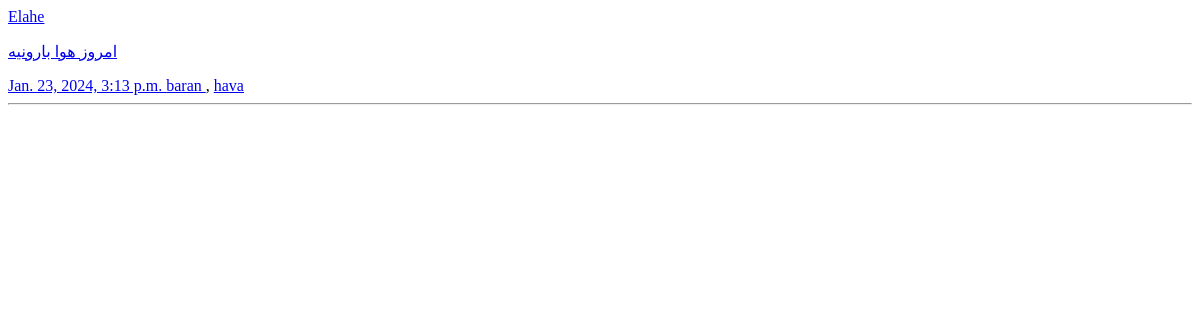
The app's page /posts/, older data.
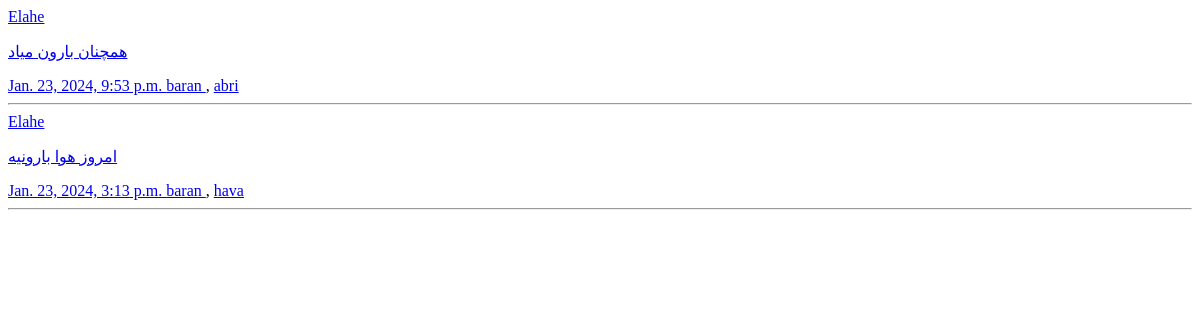
The same page, newer data.
### social/models.py (models this page shows, shortened)
class Post(models.Model):
    author = models.ForeignKey(User, on_delete=models.CASCADE, related_name="user_posts", verbose_name="نویسنده")
    description = models.TextField(verbose_name="متن پست")
    tags = TaggableManager()
    created = models.DateTimeField(auto_now_add=True)
    updated = models.DateTimeField(auto_now=True)
    class Meta:
        ordering = ['-created']
        indexes = [
            models.Index(fields=['-created'])
        ]
        verbose_name = "پست"
        verbose_name_plural = "پست ها"
    def get_absolute_url(self):
        return reverse('social:post_detail', args=[self.id])

class User(AbstractUser):
    date_of_birth = models.DateField(blank= True, null= True)
    bio = models.TextField(blank= True, null= True)
    photo = models.ImageField(upload_to="account_images/", blank= True, null= True)
    job = models.CharField(max_length= 250, blank= True, null= True)
    phone = models.CharField(max_length= 11, blank= True, null= True)

### social/views.py (the view)
# urls.py: path('posts/', views.post_list, name="post_list"),
def post_list(request, tag_slug=None):
    posts = Post.objects.all()
    tag = None
    if tag_slug:
        tag = get_object_or_404(Tag, slug=tag_slug)
        posts = Post.objects.filter(tags__in=[tag])
    paginator = Paginator(posts,3)
    page_number = request.GET.get('page', 1)
    try:
        posts = paginator.page(page_number)
    except EmptyPage:
        posts = Paginator.page(paginator.num_pages)
    except PageNotAnInteger:
        posts = paginator.page(1)
    context = {
        'posts':posts,
        'tag':tag,
    }
    return render(request, "social/list.html", context)

### social/templates/social/list.html (shortened to what this page needs)
{% for post in posts %}
    <a href="{{ post.get_absolute_url }}">
    {{ post.author }}
    {{ post.description|truncatewords:20|linebreaks }}
    {{ post.created }}
    {% for tag in post.tags.all %}
        <a href="{% url 'social:post_list_by_tag' tag_slug=tag.slug%}">
            {{ tag.name }}
        </a>
    {% if not forloop.last %}, {% endif %}
    {% endfor %}
    </a>
    <hr>
{% endfor %}

Row changes from the older to the newer data that the page shows:
added Post: author "Elahe", description "همچنان بارون میاد", created "Jan. 23, 2024, 9:53 p.m.", Tag (name "baran")
added Tag: name "abri", shown under "Elahe"
